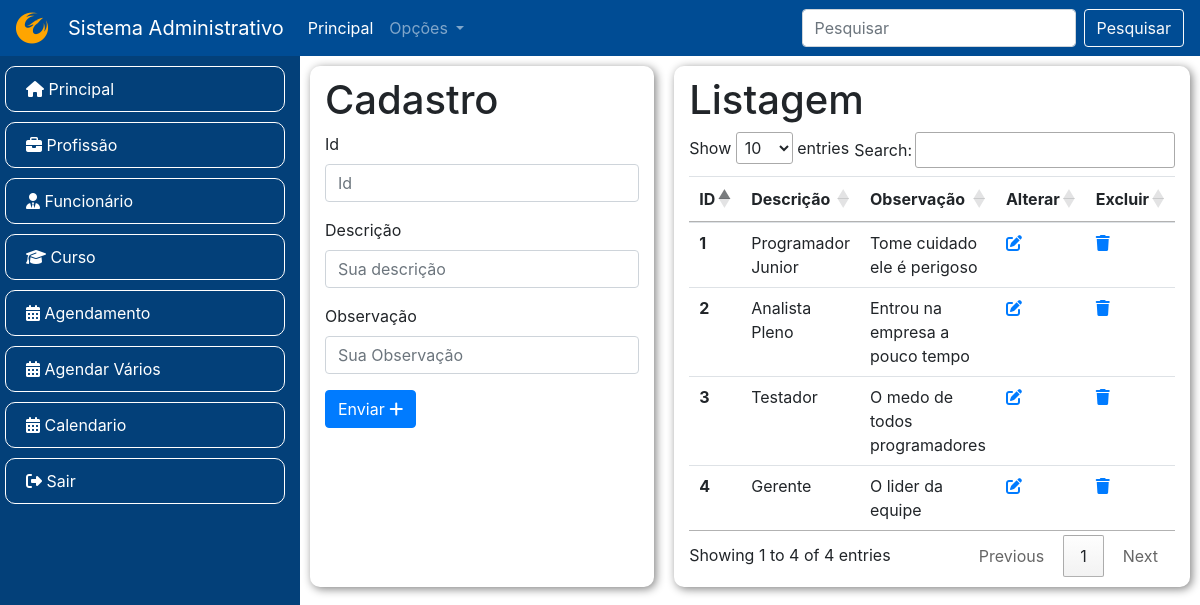
The app's page /sistemaAdministrativo/funcao.php (signed in) with its own data.
### tables this page shows
CREATE TABLE funcao(
    id INT PRIMARY KEY NOT NULL AUTO_INCREMENT,
    descricao VARCHAR(45),
    obs TEXT
);

### sistemaAdministrativo/funcao.php (the view, shortened to what this page needs)
<?php
    include 'conexao.php';
    $destino = "./funcao/inserir.php";
?>
<!DOCTYPE html>
<html lang="pt-br">
<head>
    <link rel="stylesheet" href="recursos/estilo.css">
    <link rel="stylesheet" href="https://cdnjs.cloudflare.com/ajax/libs/animate.css/4.1.1/animate.min.css" />
    <link rel="stylesheet" href="https://cdnjs.cloudflare.com/ajax/libs/font-awesome/6.4.2/css/all.min.css" />
    <link rel="stylesheet" href="https://stackpath.bootstrapcdn.com/bootstrap/4.1.3/css/bootstrap.min.css">
    <link rel="stylesheet" href="https://cdn.datatables.net/1.13.6/css/jquery.dataTables.css" />
</head>
<body>
    <?php include('nav.php'); ?>
    <div class="container-fluid">
        <div class="row">
            <div class="col-md-3 menu animate__animated animate__fadeInLeft">
                <?php include 'menu.php'; ?>
            </div>
            <div class="col-md-9">
                <div class="row">
                    <div class="col-md cartao">
                        <h1> Cadastro </h1>
                        <form action="<?=$destino; ?>" method="POST">
                            <div class="form-group">
                                <label> Id </label>
                                <input name="id" type="text" value="<?php echo isset($funcaos) ? $funcaos['id'] : "" ?>" class="form-control" placeholder="Id">
                            </div>
                            <div class="form-group">
                                <label> Descrição </label>
                                <input name="descricao" type="text" value="<?php echo isset($funcaos) ? $funcaos['descricao']:"" ?>" class="form-control" placeholder="Sua descrição">
                            </div>
                            <div class="form-group">
                                <label> Observação </label>
                                <input name="obs" type="text" value="<?php echo isset($funcaos) ? $funcaos['obs']:"" ?>" class="form-control" placeholder="Sua Observação">
                            </div>
                            <button type="submit" class="btn btn-primary">Enviar <i class="fa-solid fa-plus"></i> </button>
                        </form>
                    </div>
                    <div class="col-md cartao">
                        <h1> Listagem </h1>
                        <table class="table" id="tabela">
                            <thead>
                                <tr>
                                    <th scope="col">ID</th>
                                    <th scope="col">Descrição</th>
                                    <th scope="col">Observação</th>
                                    <th scope="col">Alterar</th>
                                    <th scope="col">Excluir</th>
                                </tr>
                            </thead>
                            <tbody>
                                <?php
                                    $sql = "SELECT * FROM funcao";
                                    $resultado = mysqli_query($conexao, $sql);
                                    while ($coluna = mysqli_fetch_assoc($resultado)) {
                                ?>
                                <tr>
                                    <th scope="row"> <?php echo $coluna['id']; ?> </th>
                                    <td> <?php echo $coluna['descricao']; ?> </td>
                                    <td> <?php echo $coluna['obs']; ?> </td>
                                    <td> <a href="funcao.php?alteracao=<?= $coluna['id'] ?>"> <i class="fa-solid fa-pen-to-square"></i> </a> </td>
                                    <td> <a href="<?php echo "./funcao/excluir.php?id=".$coluna['id'];  ?>" > <i class="fa-solid fa-trash"></i> </a> </td>
                                </tr>
                                <?php } ?>
                            </tbody>
                        </table>
                    </div>
                </div>
            </div>
        </div>
    </div>
    <link rel="stylesheet" href="https://cdn.datatables.net/1.13.6/css/jquery.dataTables.css" />
</body>
</html>

### sistemaAdministrativo/recursos/estilo.css (style rules this page uses)
.menu { background-color: #034079; min-width: 250px; color: white; height: 100vh; list-style: none; }
.cartao { box-shadow: 2px 2px 10px gray; margin: 10px; border-radius: 10px; padding: 10px; }

### records on screen
funcao: id "1", descricao "Programador Junior", obs "Tome cuidado ele é perigoso"
funcao: id "2", descricao "Analista Pleno", obs "Entrou na empresa a pouco tempo"
funcao: id "3", descricao "Testador", obs "O medo de todos programadores"
funcao: id "4", descricao "Gerente", obs "O lider da equipe"
